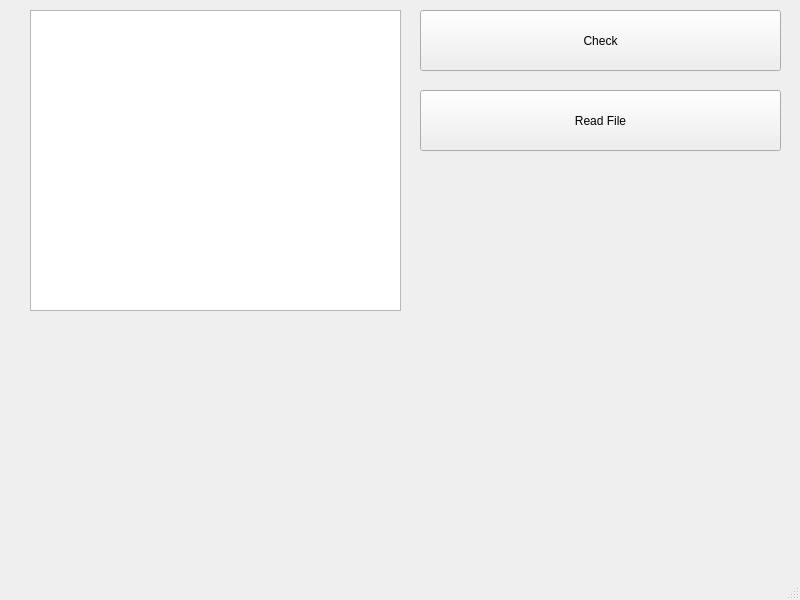
<?xml version="1.0" encoding="UTF-8"?>
<ui version="4.0">
 <class>MainWindow</class>
 <widget class="QMainWindow" name="MainWindow">
  <property name="geometry">
   <rect>
    <x>0</x>
    <y>0</y>
    <width>800</width>
    <height>600</height>
   </rect>
  </property>
  <property name="windowTitle">
   <string>MainWindow</string>
  </property>
  <widget class="QWidget" name="centralwidget">
   <widget class="QPlainTextEdit" name="plainTextEdit">
    <property name="geometry">
     <rect>
      <x>30</x>
      <y>10</y>
      <width>371</width>
      <height>301</height>
     </rect>
    </property>
   </widget>
   <widget class="QPushButton" name="pushButton">
    <property name="geometry">
     <rect>
      <x>420</x>
      <y>10</y>
      <width>361</width>
      <height>61</height>
     </rect>
    </property>
    <property name="text">
     <string>Check</string>
    </property>
   </widget>
   <widget class="QPushButton" name="pushButton_2">
    <property name="geometry">
     <rect>
      <x>420</x>
      <y>90</y>
      <width>361</width>
      <height>61</height>
     </rect>
    </property>
    <property name="text">
     <string>Read File</string>
    </property>
   </widget>
  </widget>
  <widget class="QMenuBar" name="menubar">
   <property name="geometry">
    <rect>
     <x>0</x>
     <y>0</y>
     <width>800</width>
     <height>25</height>
    </rect>
   </property>
  </widget>
  <widget class="QStatusBar" name="statusbar"/>
 </widget>
 <resources/>
 <connections/>
</ui>
